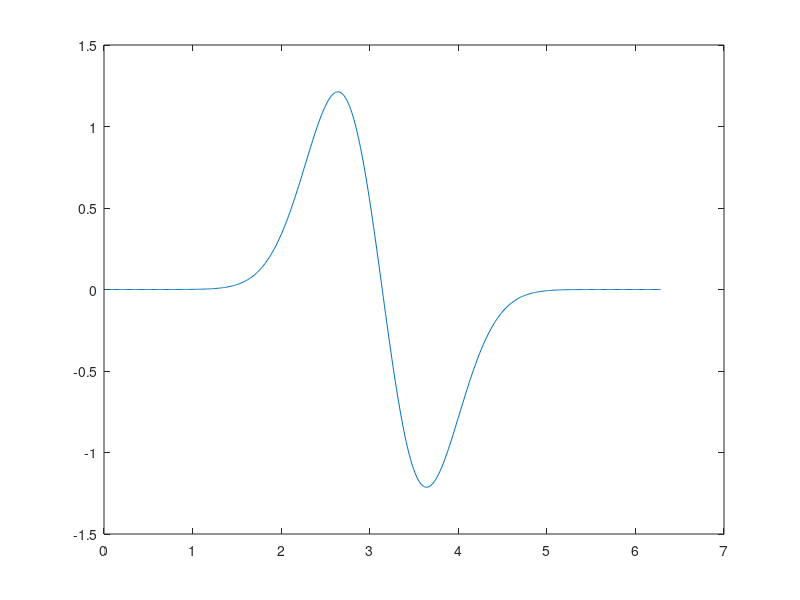

Write the MATLAB code that produced this figure.
clear all;
clc;
close all;

NX = 512;
dx = 2*pi/NX;

i = meshgrid(1:NX,1);
x = i*dx;

kx = [0:NX/2 -NX/2+1:-1];

f = exp(-(x-pi).^2);
ff = f.*f;
dffx = -4*(x-pi).*ff;

ffhat = fft(ff);

ffhat2 = ifft( fft(fft(f)).^2 );



plot(x,real(ifft(1i*kx.*ffhat2))/NX)

